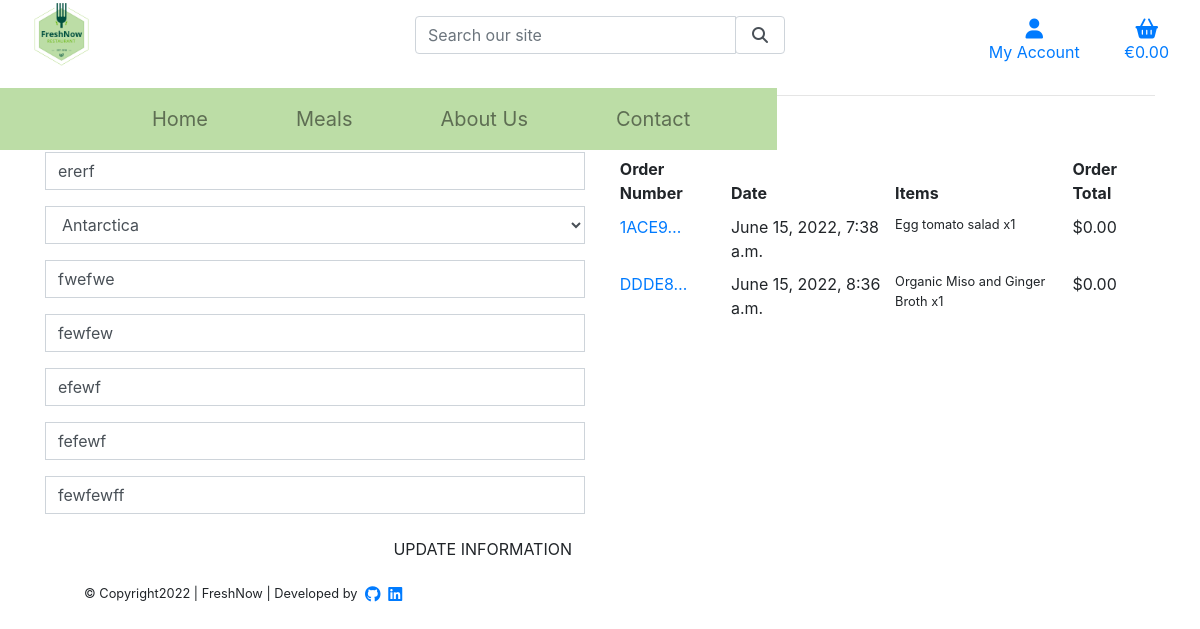
Before: /profile/ (signed in) with the older database file.
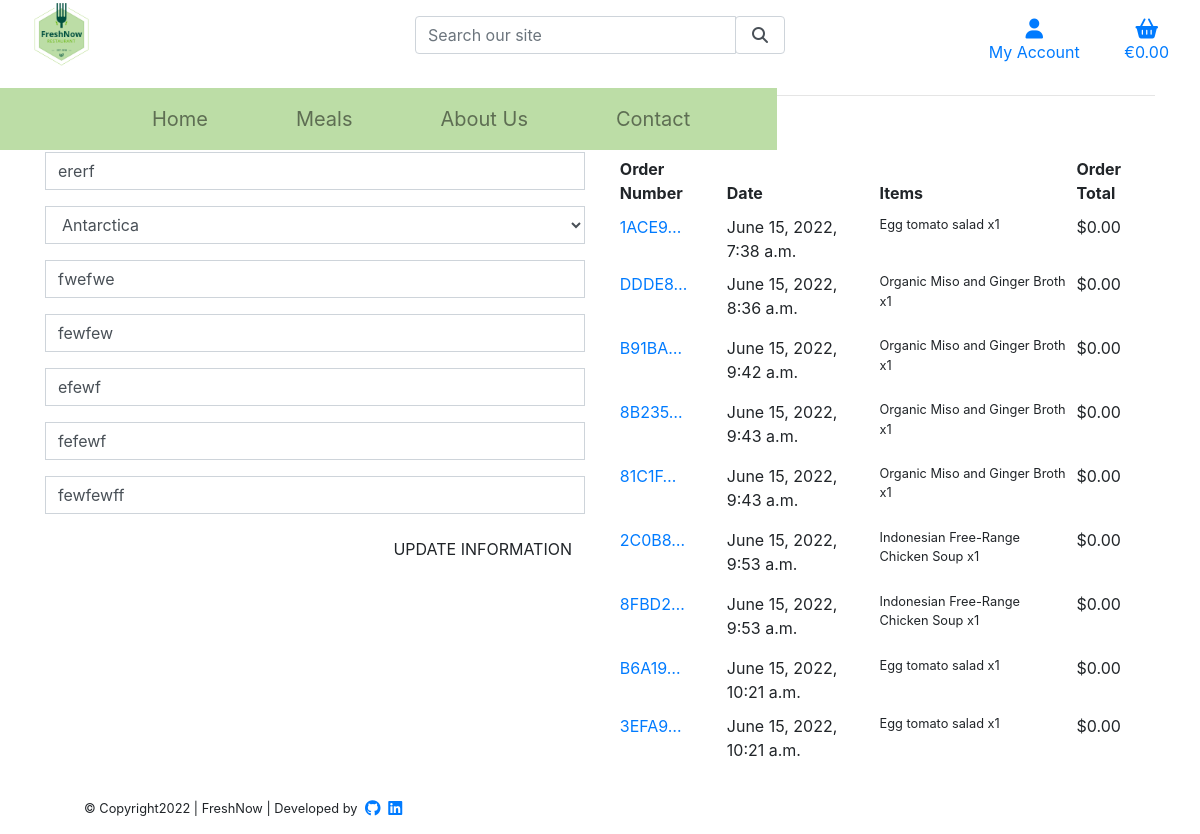
After: the same page with the newer database file.
### profiles/models.py (models this page shows, shortened)
class UserProfile(models.Model):
    user = models.OneToOneField(User, on_delete=models.CASCADE)
    default_phone_number = models.CharField(max_length=20, null=True, blank=True)
    default_country = CountryField(blank_label='Country *', null=True, blank=True)
    default_postcode = models.CharField(max_length=20, null=True, blank=True)
    default_town_or_city = models.CharField(max_length=40, null=True, blank=True)
    default_street_address1 = models.CharField(max_length=80, null=True, blank=True)
    default_street_address2 = models.CharField(max_length=80, null=True, blank=True)
    default_county = models.CharField(max_length=80, null=True, blank=True)

### checkout/models.py (models this page shows, shortened)
class Order(models.Model):
    order_number = models.CharField(max_length=32, null=False, editable=False)
    user_profile = models.ForeignKey(UserProfile, on_delete=models.SET_NULL,
                                     null=True, blank=True, related_name='orders')
    full_name = models.CharField(max_length=50, null=False, blank=False)
    email = models.EmailField(max_length=254, null=False, blank=False)
    phone_number = models.CharField(max_length=20, null=False, blank=False)
    country = CountryField(blank_label='Country *', null=False, blank=False)
    postcode = models.CharField(max_length=20, null=True, blank=True)
    town_or_city = models.CharField(max_length=40, null=False, blank=False)
    street_address1 = models.CharField(max_length=80, null=False, blank=False)
    street_address2 = models.CharField(max_length=80, null=True, blank=True)
    county = models.CharField(max_length=80, null=True, blank=True)
    date = models.DateTimeField(auto_now_add=True)
    delivery_cost = models.DecimalField(max_digits=6, decimal_places=2, null=False, default=0)
    order_total = models.DecimalField(max_digits=10, decimal_places=2, null=False, default=0)
    grand_total = models.DecimalField(max_digits=10, decimal_places=2, null=False, default=0)
    original_bag = models.TextField(null=False, blank=False, default='')
    stripe_pid = models.CharField(max_length=254, null=False, blank=False, default='')

class OrderLineItem(models.Model):
    order = models.ForeignKey(Order, null=False, blank=False, on_delete=models.CASCADE, related_name='lineitems')
    product = models.ForeignKey(Product, null=False, blank=False, on_delete=models.CASCADE)
    spicy_level = models.CharField(max_length=2, null=True, blank=True) # XS, S, M, L, XL
    quantity = models.IntegerField(null=False, blank=False, default=0)
    lineitem_total = models.DecimalField(max_digits=6, decimal_places=2, null=False, blank=False, editable=False)

### products/models.py (models this page shows, shortened)
class Product(models.Model):
    category = models.ForeignKey(
        'Category', null=True, blank=True, on_delete=models.SET_NULL)
    sku = models.CharField(max_length=254, null=True, blank=True)
    name = models.CharField(max_length=254)
    description = models.TextField()
    price = models.DecimalField(max_digits=6, decimal_places=2)
    rating = models.DecimalField(
        max_digits=6, decimal_places=2, null=True, blank=True)
    image = models.ImageField(null=True, blank=True)
    calories= models.DecimalField(
        max_digits=6, null=True, blank=True, decimal_places=0)
    label = models.CharField(choices=LABEL_CHOICES, max_length=1, default=False)
    is_spicy = models.BooleanField(default=False, null=True, blank=True)

### profiles/views.py (the view)
# urls.py: path('profile/', include('profiles.urls')),
def profile(request):
    profile = get_object_or_404(UserProfile, user=request.user)
    if request.method == 'POST':
        form = UserProfileForm(request.POST, instance=profile)
        if form.is_valid():
            form.save()
            messages.success(request, 'Profile updated successfully')
    form = UserProfileForm(instance=profile)
    orders = profile.orders.all()
    template = 'profiles/profile.html'
    context = {
        'form': form,
        'orders': orders,
        'on_profile_page': True
    }
    return render(request, template, context)

### profiles/forms.py
class UserProfileForm(forms.ModelForm):
    class Meta:
        model = UserProfile
        exclude = ('user',)
    def __init__(self, *args, **kwargs):
        super().__init__(*args, **kwargs)
        placeholders = {
            'default_phone_number': 'Phone Number',
            'default_postcode': 'Postal Code',
            'default_town_or_city': 'Town or City',
            'default_street_address1': 'Street Address 1',
            'default_street_address2': 'Street Address 2',
            'default_county': 'County, State or Locality',
        }
        self.fields['default_phone_number'].widget.attrs['autofocus'] = True
        for field in self.fields:
            if field != 'default_country':
                if self.fields[field].required:
                    placeholder = f'{placeholders[field]} *'
                else:
                    placeholder = placeholders[field]
                self.fields[field].widget.attrs['placeholder'] = placeholder
            self.fields[field].widget.attrs['class'] = 'border-black rounded-0 profile-form-input'
            self.fields[field].label = False

### bag/contexts.py (called while the page is built, shortened)
def bag_contents(request):
    bag_items = []
    total = 0
    product_count = 0
    bag = request.session.get('bag', {})
    if total < settings.FREE_DELIVERY_THRESHOLD:
        delivery = total * Decimal(settings.STANDARD_DELIVERY_PERCENTAGE / 100)
        free_delivery_delta = settings.FREE_DELIVERY_THRESHOLD - total
    else:
        delivery = 0
        free_delivery_delta = 0
    grand_total = delivery + total
    context = {
        'bag_items': bag_items,
        'total': total,
        'product_count': product_count,
        'delivery': delivery,
        'free_delivery_delta': free_delivery_delta,
        'free_delivery_threshold': settings.FREE_DELIVERY_THRESHOLD,
        'grand_total': grand_total,
    }
    return context

### products/contexts.py (called while the page is built)
def all_categories(request):
    category_list = Category.objects.all()
    context = {
        'category_list': category_list,
    }
    return context

### profiles/templates/profiles/profile.html (shortened to what this page needs)
{% extends "base.html" %}
{% load static %}
{% block extra_css %}
    <link rel="stylesheet" href="{% static 'profiles/css/profile.css' %}">
{% endblock %}
{% block content %}
    <div class="container">
        <div class="row">
            <div class="col">
                <h2 class="logo-font mb-4">My Profile</h2>
            </div>
        </div>
        <div class="row">
            <div class="col-12 col-lg-6">
                <p class="text-muted">Default Delivery Information</p>
                <form class="mt-3" action="{% url 'profile' %}" method="POST" id="profile-update-form">
                    {{ form|crispy }}
                    <button class="btn btn-black rounded-0 text-uppercase float-right">Update Information</button>
                </form>
            </div>
            <div class="col-12 col-lg-6">
                <p class="text-muted">Order History</p>
                <div class="order-history table-responsive">
                    <table class="table table-sm table-borderless">
                        <thead>
                            <tr>
                                <th>Order Number</th>
                                <th>Date</th>
                                <th>Items</th>
                                <th>Order Total</th>
                            </tr>
                        </thead>
                        <tbody>
                            {% for order in orders %}
                                <tr>
                                    <td>
                                        <a href="{% url 'order_history' order.order_number %}"
                                        title="{{ order.order_number }}">
                                            {{ order.order_number|truncatechars:6 }}
                                        </a>
                                    </td>
                                    <td>{{ order.date }}</td>
                                    <td>
                                        <ul class="list-unstyled">
                                            {% for item in order.lineitems.all %}
                                                <li class="small">
                                                    {{ item.product.name }} x{{ item.quantity }}
                                                </li>
                                            {% endfor %}
                                        </ul>
                                    </td>
                                    <td>${{ order.grand_total }}</td>
                                </tr>
                            {% endfor %}
                        </tbody>
                    </table>
                </div>
            </div>
        </div>
{% endblock %}

### templates/base.html (shortened to what this page needs)
{% load static %}
<!doctype html>
<html lang="en">
  <head>
    {% block corecss %}
        <link rel="stylesheet" href="https://cdn.jsdelivr.net/npm/bootstrap@4.6.0/dist/css/bootstrap.min.css">
        <link rel="stylesheet" href="{% static 'css/base.css' %}">
    {% endblock %}
    {% block extra_css %}
    {% endblock %}
  </head>
  <body>
    <header class="container-fluid fixed-top">
        <div id="topnav" class="row bg-white pt-lg-2 d-none d-lg-flex">
            <div class="col-12 col-lg-4 py-1 py-lg-0 text-lg-left">
                <img class="logo" src="{{ MEDIA_URL }}logo.png" alt="">
            </div>
            <div class="col-12 col-lg-4 mt-2 py-lg-0">
                <form method="GET" action="{% url 'products' %}">
                    <div class="input-group w-100">
                        <input class="form-control" type="text" name="q" placeholder="Search our site">
                        <div class="input-group-append">
                            <button class="form-control" type="submit">
                                <span class="icon">
                                    <i class="fas fa-search"></i>
                                </span>
                            </button>
                        </div>
                    </div>
                </form>
            </div>
            <div class="col-12 col-lg-4">
                <ul class="list-inline text-center text-lg-right ms-4">
                    <li class="list-inline-item dropdown">
                        <a class="text-black nav-link" href="#" id="user-options" data-toggle="dropdown" aria-haspopup="true" aria-expanded="false">
                            <div class="text-center">
                                <div><i class="fas fa-user fa-lg"></i></div>
                                <p class="text-right my-0">My Account</p>
                            </div>
                        </a>
                    </li>
                    <li class="list-inline-item">
                        <a class="{% if grand_total %}font-weight-bold{% endif %} nav-link" href="{% url 'view_bag' %}">
                            <div class="text-center">
                                <div>
                                    <i class="fas fa-shopping-basket fa-lg green"></i>
                                </div>
                                <p class="text-right my-0">
                                    {% if grand_total %}
                                        €{{ grand_total|floatformat:2 }}
                                    {% else %}
                                        €0.00
                                    {% endif %}
                                </p>
                            </div>
                        </a>
                    </li>
                </ul>
            </div>
        </div>
        <div class="row">
            <nav class="navbar navbar-expand-lg navbar-light">
                <div class="container-fluid ">
                {% include 'includes/mobile-top-header.html' %}
                {% include 'includes/main-nav.html' %}
        </div>
    </nav>
    </div>
    </header>
    {% block content %}
    {% endblock %}
    <footer class="container-fluid pt-2">
        <div class="row bg-green pb-2 pb-lg-3 mt-0 pt-1 pt-lg-2 text-center text-lg-left">
            <div class="col cream">
                <div class="row">
                    <div class="col cream small ml-4">
                        <span>
                            &copy; Copyright<span id=copyright></span> | FreshNow |
                        </span>
                        <span class="d-none d-md-inline-block">Developed by</span>
                        <a href="" class="text-decoration-none hvr-grow" target="_blank" rel="noopener">
                        </a>
                        <a href="" class="text-decoration-none hvr-grow" target="_blank" rel="noopener">
                        </a>
                    </div>
                </div>
            </div>
        </div>
    </footer>
  </body>
</html>

### templates/includes/mobile-top-header.html (shortened to what this page needs)
<ul>
</ul>

### templates/includes/main-nav.html (shortened to what this page needs)
<div class="collapse navbar-collapse" id="navbarNavDropdown">
    <ul class="navbar-nav">
        <li class="nav-item">
            <a class="nav-link text-black  ml-4 mr-lg-5" href="{% url 'home' %}" id="home-link">
                Home
            </a>
        </li>
        <li class="nav-item dropdown">
            <a class="nav-link ml-4 mr-lg-5" href="{% url 'products' %}" id="meals-link" data-toggle="dropdown" aria-haspopup="true" aria-expanded="false">
                Meals
            </a>
        </li>
        <li class="nav-item">
            <a class="nav-link ml-4 mr-lg-5" href="" id="aboutUs-link">
                About Us
            </a>
        </li>
        <li class="nav-item">
            <a class="nav-link ml-4 mr-lg-5" href="" id="contact-link">
                Contact
            </a>
        </li>
    </ul>
</div>

### static/css/base.css (style rules this page uses)
html { height: 100%; scroll-behavior: smooth; }
.navbar { background-color: #BCDDA6; font-size: 20px; align-items: center; }
.logo { margin-top: -20px; margin-bottom: -30px; width: 25%; height: auto; }
.icon { align-items: center; display: inline-flex; justify-content: center; height: 1.5rem; width: 1.5rem; }

Changed rows visible on the page:
added Order: order_number "B91BA…", date "June 15, 2022, 9:42 a.m.", grand_total "0.00"
added OrderLineItem: product.name "Organic Miso and Ginger Broth", quantity "1", shown under "B91BA…"
added Order: order_number "8B235…", date "June 15, 2022, 9:43 a.m.", grand_total "0.00"
added OrderLineItem: product.name "Organic Miso and Ginger Broth", quantity "1", shown under "8B235…"
added Order: order_number "81C1F…", date "June 15, 2022, 9:43 a.m.", grand_total "0.00"
added OrderLineItem: product.name "Organic Miso and Ginger Broth", quantity "1", shown under "81C1F…"
added Order: order_number "2C0B8…", date "June 15, 2022, 9:53 a.m.", grand_total "0.00"
added OrderLineItem: product.name "Indonesian Free-Range Chicken Soup", quantity "1", shown under "2C0B8…"
added Order: order_number "8FBD2…", date "June 15, 2022, 9:53 a.m.", grand_total "0.00"
added OrderLineItem: product.name "Indonesian Free-Range Chicken Soup", quantity "1", shown under "8FBD2…"
added Order: order_number "B6A19…", date "June 15, 2022, 10:21 a.m.", grand_total "0.00"
added OrderLineItem: product.name "Egg tomato salad", quantity "1", shown under "B6A19…"
added Order: order_number "3EFA9…", date "June 15, 2022, 10:21 a.m.", grand_total "0.00"
added OrderLineItem: product.name "Egg tomato salad", quantity "1", shown under "3EFA9…"
